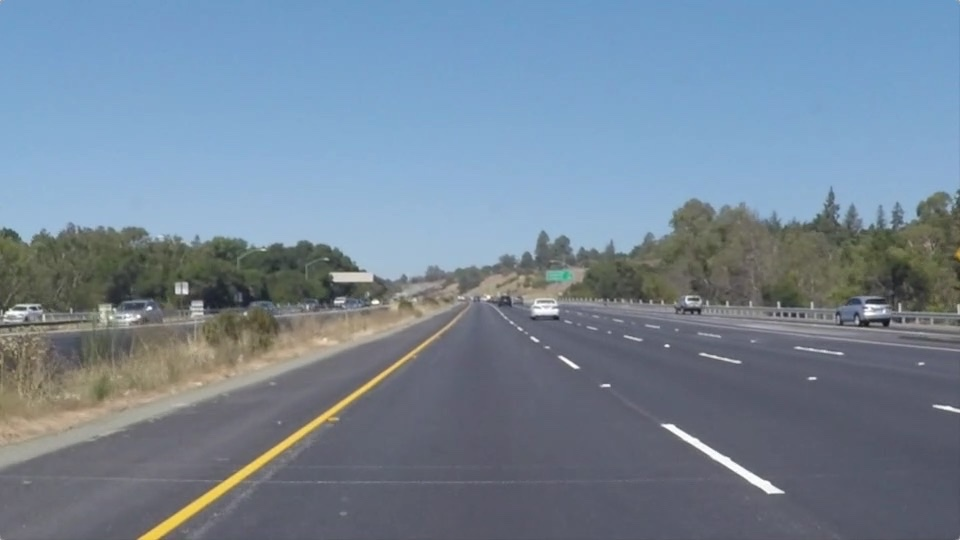
#> input picture test_images/solidYellowLeft.jpg, 960 x 540 px
$ jupyter execute --allow-errors Lane_Finding.ipynb   (shell and % lines are left out)   (older library calls are emulated)
#> lines starting #> are read from the running program, lines starting #| are printed output that depends on the picture; after the words box and inside, x2 and y2 are one past the last pixel; in counts of white or black regions, pixels touching at a corner belong together
# Lane Finding

In this notebook we explore techniques from classical computer vision (CV) to perform the task of *lane finding*, i.e. our goal is to detect lanes on a road. This information is essential in the context of self-driving cars.

The rough overview of the lane detection pipeline in a single image is as follows:

1. Calibrate the camera in order to be able to correct for distortion
2. Use thresholding/area selection/color selection/... to transform the image into a binary image containing (in the ideal case) only the lane lines.
3. Make a perspective transformation to have a top-down view on the lanes
4. Do the actual lane detection
5. Fit a quadratic polynomial to the detected pixels
6. Determine the lane curvature
7. Use the inverse transformation of the above perspective transformation to mark the lanes in the original image

This is the pipeline for a **single image**. Ultimately, we are interested in applying lane detection on a sequence of images (i.e. a video). This allows us to leverage information of the additional temporal information: it is very reasonable to assume that the lane lines do not jump too much from one frame to the next. So, if we are confident that we found the correct lane lines, it suffices to search in a relatively small area around these lane lines in the next frame.
Furthrmore, it is possible that the detected lane lines jump quite a lot from one frame to the next. In order to reduce this effect, we average the lane line parameters over the sequence of a few images.

Next, we give a step-by-step description of this pipeline, in the course of which we define the helper functions to be used in the final pipeline.

# Camera calibration

We start with the process of camera calibration. In the folder './camera_cal', there are 20 images of chessboards of type (9,6) to be used for calibration. We show two of them below:

[cell 1]
import cv2
import matplotlib.pyplot as plt

# Two subplots, the axes array is 1-d
f, axarr = plt.subplots(2, sharex=True)

#> (the rest of this cell did not finish here and is left out)

The process of camera calibration consists of identifying the chessboard edges in the calibration images. We know that they should be in a plane and we can define the points where they should be warped (`objpoints` below). Once the edges have been detected, this allows us to extract the affine transformation mapping the image points to the object points (and its inverse).

In our situation, the chessboard consists of 9 interior corners in the x direction and 6 interior corners in the y direction. Thus, the object points `objpoints` are (0, 0, 0), (1, 0, 0), ..., (0, 1, 0), (1, 1, 0), ..., (9, 6, 0). The code cell below finds the chessboard corners for the 20 images. Whenever it finds the object, it appends the object points to a list and saves the pixel coordinates (image points) as well.

[cell 2]
import numpy as np
import glob

def get_objpoints_imgpoints():
    # Define object points
    objp = np.zeros((9 * 6, 3))
#> objp = 54 rows, first 8: [0, 0, 0], [0, 0, 0], [0, 0, 0], [0, 0, 0], [0, 0, 0], [0, 0, 0], [0, 0, 0], [0, 0, 0]
    objp[:, :2] = np.mgrid[0:9, 0:6].T.reshape(-1, 2)

    imgpoints = []
    objpoints = []

    # Make a list of calibration images
    images = glob.glob('./camera_cal/calibration*.jpg')


    # Step through the list and search for chessboard corners
    for idx, fname in enumerate(images):
        img = cv2.imread(fname)
        gray = cv2.cvtColor(img, cv2.COLOR_BGR2GRAY)

        # Find the chessboard corners
        ret, corners = cv2.findChessboardCorners(gray, (9,6), None)

        # If found, add object points, image points
        if ret:
            objpoints.append(objp.astype('float32'))
            imgpoints.append(corners.astype('float32'))

    return objpoints, imgpoints

objpoints, imgpoints = get_objpoints_imgpoints()

**Here it is shown how the camera matrix and distortion coefficients have been computed and examples of distorted and undistorted images are provided**.

Now, that the image points of the chessboard corners have been detected, we can apply the OpenCV function, `cv2.calibrateCamera` that is able to combine multiple images (to reduce noise) to compute the calibration coefficients. We save everything we need in the variable `CALIBRATION_DICT`.

[cell 3]
# Test undistortion on an image
img = cv2.imread('./camera_cal/calibration12.jpg')
#> (the rest of this cell did not finish here and is left out)

## Test

This is meant to be a short test to show that the camera calibration worked. A transformation was added to warp the chessboard in a plane.

[cell 4]
nx = 9
ny = 6

# Define a function that takes an image, number of x and y points,
# camera matrix and distortion coefficients
# [33 lines left out: function corners_unwarp, not called in this run]

#> (the rest of this cell did not finish here and is left out)

At this point, we have the matrix necessary to perform the undistortion transformation.

## Distortion corrected road image

We provide another example, this time with a picture from the road:

[cell 5]
test_img = cv2.imread('./test_images/solidYellowLeft.jpg')
#> test_img is the input picture: shape (540, 960, 3); mean B, G, R 150.8, 133.6, 116.5
test_img = cv2.resize(test_img, (1280, 720))
#> test_img: shape (720, 1280, 3)
#> (the rest of this cell did not finish here and is left out)

# Perspective transform

Here, we extract the objects necessary to perform the perspective transform. The goal of the perspective transform in our case is to obtain a top-down view on the street. This allows us much easier to identify the curvature of the lane lines and thus of the road.

So with this in mind, we have to select an image where the road is straight. This allows us to draw a trapezoid around portions of the left and right lane (as parallel to the lane lines as possible). We know that viewed from top-down this looks like a rectangle. So then we just have to define the desired image points of the corners of the trapezoid to be a rectangle.

#> (a cell that did not finish here is left out)

As mentioned above, in the transformed image, we want the corners of the blue lines to be the edges of a rectangle. These four points (together with their desired image points) uniquely define the warp transformation. This transformation, in turn, can be computed using the OpenCV function `cv2.getPerspectiveTransform`. In the code cell below, we also compute the inverse of the transform and save the result in the dictionary `WARP_MATRICES`.

[cell 7]
# [21 lines left out: function corners_unwarp, not called in this run]

#> (the rest of this cell did not finish here and is left out)

The result looks quite good.

# Selecting Lane pixels

The next step consists in filtering the image pixels such that we are left with only lane line pixels as well as possible. Note that the perspective transform from above performs the region selection for us quite well. We start by selecting pixels based on **gradients**:

## Gradient threshold

Below, three functions for threshold selection were implemented:

1. `abs_sobel_threshold`: it takes all pixels in a gray version of the image where the gradient (Sobel operator) is between the bounds defined by the argument `thresh`.
2. `mag_threshold`: the second thresholding function is based on the absolute value of the derivative.
3. `dir_treshold`: finally, the third function is based on the direction of the gradient.

These functions can then be combined via the `combine_thresholds` function. A pixel is kept after the `combine_thresholds` function has been applied if and only if:

+ It satisfies the x derivative **and** y derivative constraint defined by `abs_sobel_threshold` **or**
+ it satisfies the magnitude threshold constraint **and** the direction threshold constraint.

[cell 8]
def abs_sobel_thresh(img, orient='x', sobel_kernel=3, thresh=(0, 255)):

    # Apply the following steps to img
    # 1) Convert to grayscale
    gray = cv2.cvtColor(img, cv2.COLOR_RGB2GRAY)
    # 2) Take the derivative in x or y given orient = 'x' or 'y'
    if orient == 'x':
        derivative = cv2.Sobel(gray, cv2.CV_64F, 1, 0)
    elif orient == 'y':
        derivative = cv2.Sobel(gray, cv2.CV_64F, 0, 1)
    # 3) Take the absolute value of the derivative or gradient
    derivative_absolute = np.absolute(derivative)
    # 4) Scale to 8-bit (0 - 255) then convert to type = np.uint8
    scaled_sobel = np.uint8(255 * derivative_absolute / np.max(derivative_absolute))
    # 5) Create a mask of 1's where the scaled gradient magnitude
            # is > thresh_min and < thresh_max
    sxbinary = np.zeros_like(scaled_sobel)
    sxbinary[(scaled_sobel >= thresh[0]) & (scaled_sobel <= thresh[1])] = 1
    # 6) Return this mask as your binary_output image) # Remove this line
    return sxbinary

def mag_thresh(img, sobel_kernel=3, mag_thresh=(0, 255)):

    # Apply the following steps to img
    # 1) Convert to grayscale
    gray = cv2.cvtColor(img, cv2.COLOR_RGB2GRAY)
    # 2) Take the gradient in x and y separately
    sobel_x = cv2.Sobel(gray, cv2.CV_64F, 1, 0,  ksize=sobel_kernel)
    sobel_y = cv2.Sobel(gray, cv2.CV_64F, 0, 1,  ksize=sobel_kernel)
    # 3) Calculate the magnitude
    sobel_abs = np.sqrt(sobel_x ** 2 + sobel_y ** 2)
    # 5) Scale to 8-bit (0 - 255) and convert to type = np.uint8
    scaled_sobel = np.uint8(255 * sobel_abs / np.max(sobel_abs))
    # 6) Create a binary mask where mag thresholds are met
    binary_mask = np.zeros(scaled_sobel.shape)
    binary_mask[(scaled_sobel >= mag_thresh[0]) & (scaled_sobel <= mag_thresh[1])] = 1
    # 7) Return this mask as your binary_output image
    binary_output = np.copy(img) # Remove this line
    return binary_mask

def dir_threshold(img, sobel_kernel=3, thresh=(0, np.pi/2)):
    # Grayscale
    gray = cv2.cvtColor(img, cv2.COLOR_RGB2GRAY)
    # Calculate the x and y gradients
    sobelx = cv2.Sobel(gray, cv2.CV_64F, 1, 0, ksize=sobel_kernel)
    sobely = cv2.Sobel(gray, cv2.CV_64F, 0, 1, ksize=sobel_kernel)
    # Take the absolute value of the gradient direction,
    # apply a threshold, and create a binary image result
    absgraddir = np.arctan2(np.absolute(sobely), np.absolute(sobelx))
    binary_output =  np.zeros_like(absgraddir)
    binary_output[(absgraddir >= thresh[0]) & (absgraddir <= thresh[1])] = 1

    # Return the binary image
    return binary_output

def combine_thresholds(img, ksize=3, x_thresh=(0, 255), y_thresh=(0, 255), abs_thresh=(0, 255), dir_thresh=(0, np.pi/2)):
    # Apply each of the thresholding functions
    gradx = abs_sobel_thresh(img, orient='x', sobel_kernel=ksize, thresh=x_thresh)
    grady = abs_sobel_thresh(img, orient='y', sobel_kernel=ksize, thresh=y_thresh)
    mag_binary = mag_thresh(img, sobel_kernel=ksize, mag_thresh=abs_thresh)
    dir_binary = dir_threshold(img, sobel_kernel=ksize, thresh=(0, np.pi/2))

    combined = np.zeros_like(dir_binary)
    combined[((gradx == 1) & (grady == 1)) | ((mag_binary == 1) & (dir_binary == 1))] = 1
    return(combined)

[cell 9]
combined = combine_thresholds(test_img, ksize=9, x_thresh=(20, 120), y_thresh=(40, 40), abs_thresh=(50, 250), dir_thresh=(0.7, 1.3))
#> in abs_sobel_thresh, `gray = cv2.cvtColor(img, cv2.COLOR_RGB2GRAY)`:
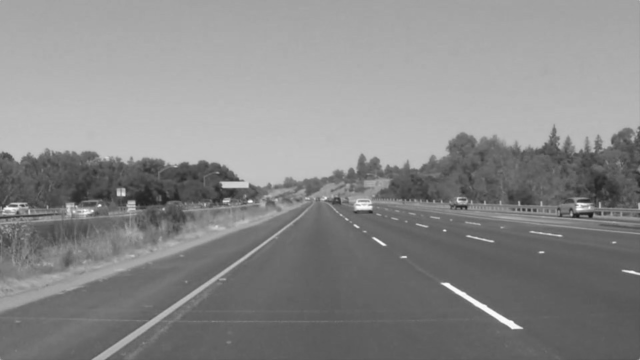
#> gray: shape (720, 1280) (shown at 1/2 size); min 20, max 254, mean 136.7
#> in combine_thresholds, `gradx = abs_sobel_thresh(img, orient='x', sobel_kernel=ksize, thresh=x..`:
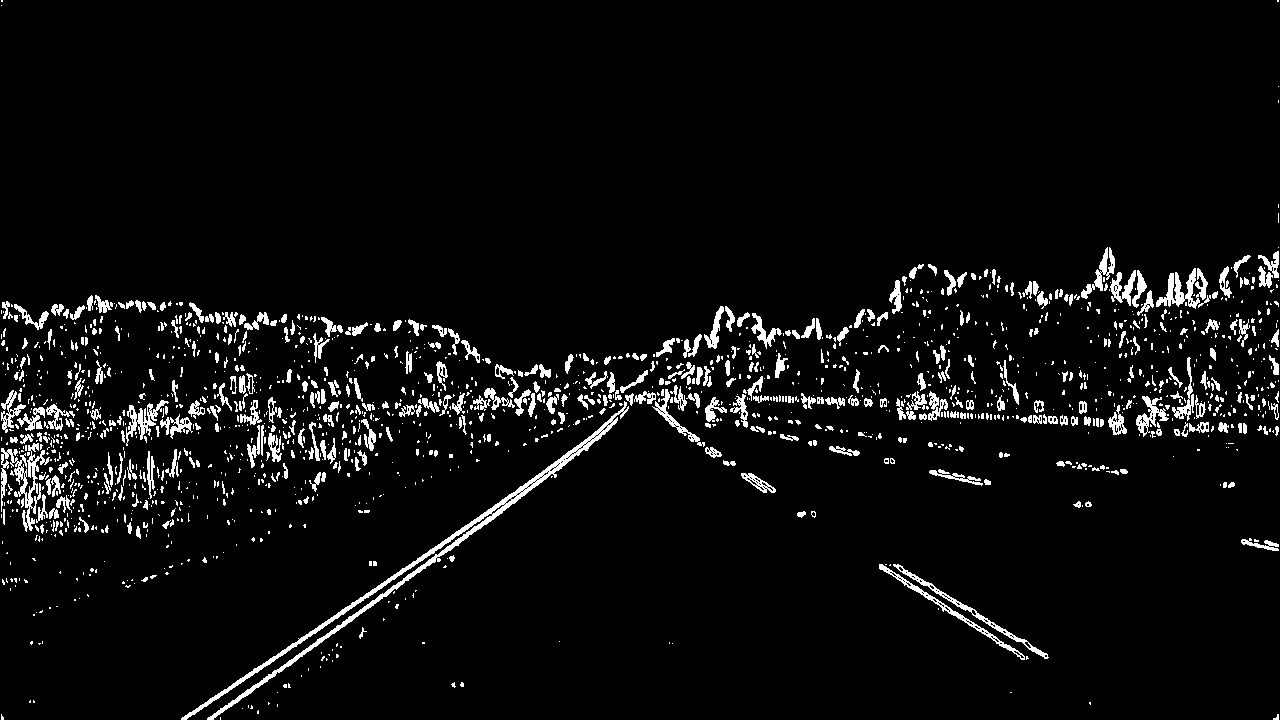
#> gradx: shape (720, 1280); values 0 (black) and 1 (white), 5% white; 1696 white regions (1263 under 20 px), largest, box (x1, y1, x2, y2) and area: (181, 401, 629, 720) 4451, (1, 443, 50, 532) 1296, (1156, 268, 1208, 309) 908
#> call 2 of abs_sobel_thresh, with orient = 'y', sobel_kernel = 9, thresh = (40, 40)
#> in abs_sobel_thresh (call 2), `derivative = cv2.Sobel(gray, cv2.CV_64F, 0, 1)`:
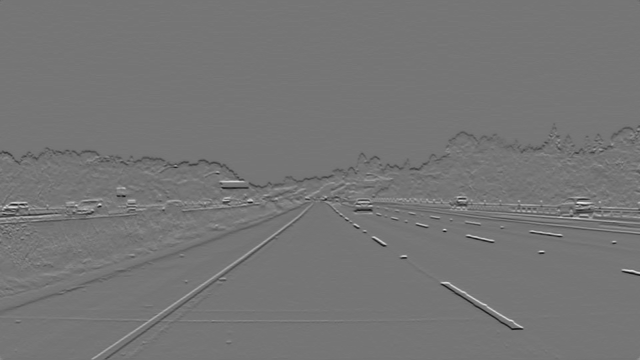
#> derivative: shape (720, 1280) float64 (shown at 1/2 size); min -409, max 476, mean -0.8; drawn with min black and max white
#> in combine_thresholds, `mag_binary = mag_thresh(img, sobel_kernel=ksize, mag_thresh=abs_thresh)`:
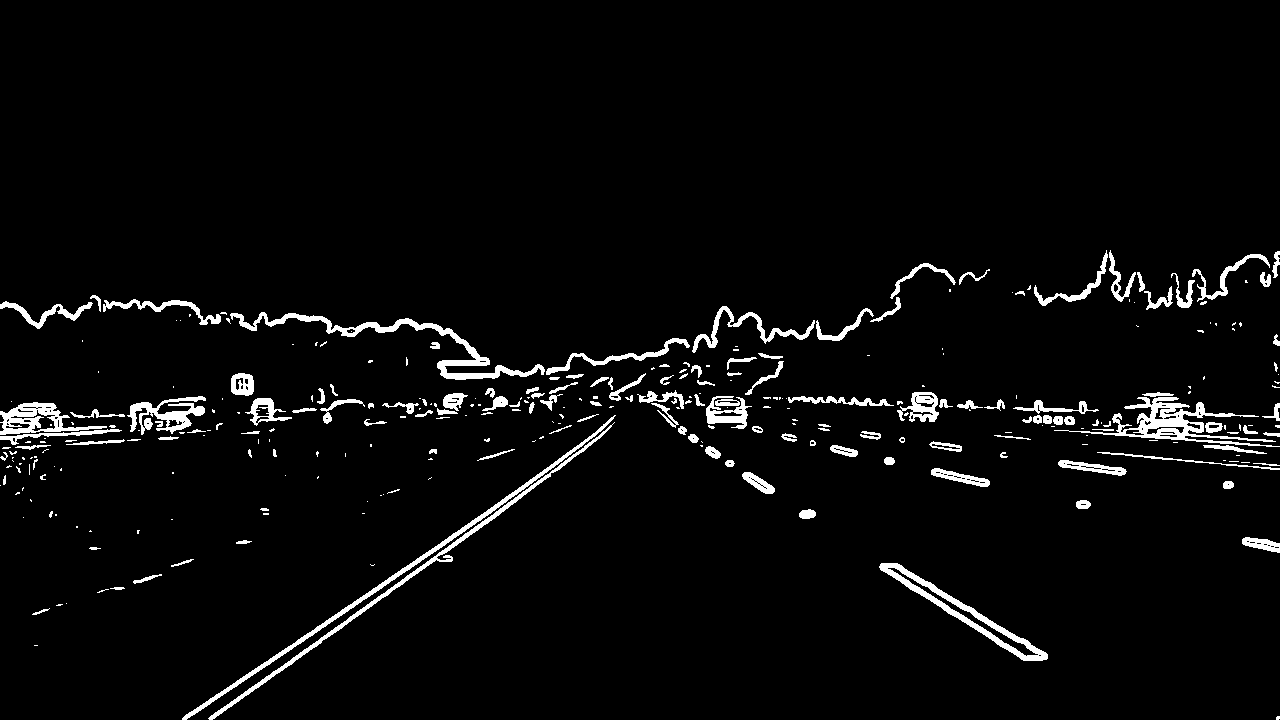
#> mag_binary: shape (720, 1280) float64; values 0 (black) and 1 (white), 3.8% white; 316 white regions (173 under 20 px), largest, box (x1, y1, x2, y2) and area: (1054, 397, 1280, 447) 2643, (230, 312, 545, 380) 2630, (182, 415, 616, 720) 2223
#> in dir_threshold, `absgraddir = np.arctan2(np.absolute(sobely), np.absolute(sobelx))`:
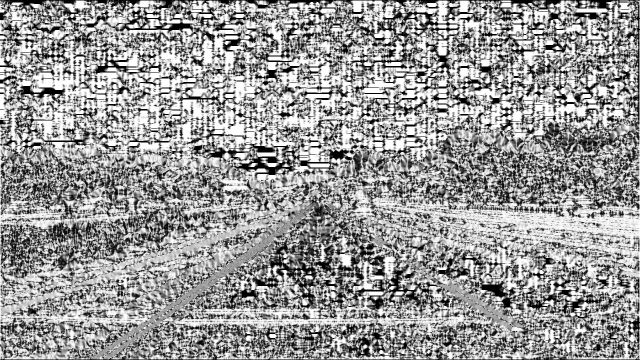
#> absgraddir: shape (720, 1280) float64 (shown at 1/2 size); min 0, max 1.57, mean 0.941; drawn with min black and max white
#> combined: shape (720, 1280) float64; values 0 (black) and 1 (white), 3.8% white; 347 white regions (205 under 20 px), largest, box (x1, y1, x2, y2) and area: (1054, 397, 1280, 447) 2643, (230, 312, 545, 380) 2632, (182, 415, 617, 720) 2224
plt.imshow(combined, cmap='gray')

Even, at this stage, the results look quite promising.

## HSV thresholding

Next, we do thresholding based on pixel values only. In following codeblock, the function `hsv_select` is defined. This function transforms the image to HSV color space, and selects pixels based on their their pixel values. Two threshold arrays are defined, one for white lane lines and one for yellow lane lines. If a pixel lies between the boundary values, it is retained.

[cell 10]
def hsv_select(img, white_thresh, yellow_thresh):
    # 1) Convert to HSV color space
    hsv_img = cv2.cvtColor(img, cv2.COLOR_RGB2HSV)
    # 2) Apply white threshold
    binary_img = np.zeros_like(img[:, :, 0])
    binary_img[(hsv_img[:, :, 0] >= white_thresh[0, 0]) &
               (hsv_img[:, :, 1] >= white_thresh[0, 1]) &
               (hsv_img[:, :, 2] >= white_thresh[0, 2]) &
               (hsv_img[:, :, 0] <= white_thresh[1, 0]) &
               (hsv_img[:, :, 1] <= white_thresh[1, 1]) &
               (hsv_img[:, :, 2] <= white_thresh[1, 2])] = 1

    # Apply yellow threshold
    binary_img[(hsv_img[:, :, 0] >= yellow_thresh[0, 0]) &
               (hsv_img[:, :, 1] >= yellow_thresh[0, 1]) &
               (hsv_img[:, :, 2] >= yellow_thresh[0, 2]) &
               (hsv_img[:, :, 0] <= yellow_thresh[1, 0]) &
               (hsv_img[:, :, 1] <= yellow_thresh[1, 1]) &
               (hsv_img[:, :, 2] <= yellow_thresh[1, 2])] = 1


    # 3) Return a binary image of threshold result
    binary_output = np.copy(img) # placeholder line
    return binary_img

yellow_thresh = np.array([[0, 80, 150],
                          [120, 255, 255]])

white_thresh = np.array([[20, 0, 200],
                         [255, 80, 255]])

plt.imshow(hsv_select(test_img, yellow_thresh=yellow_thresh, white_thresh=white_thresh), cmap='gray')
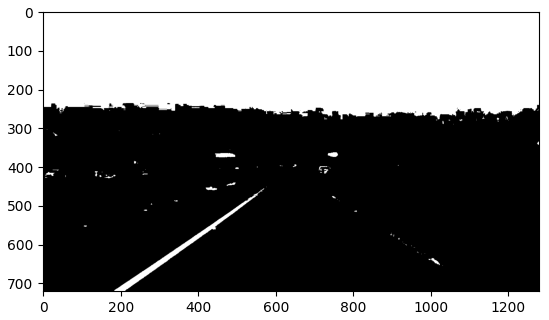
#> figure drawn by matplotlib, 1 panel
